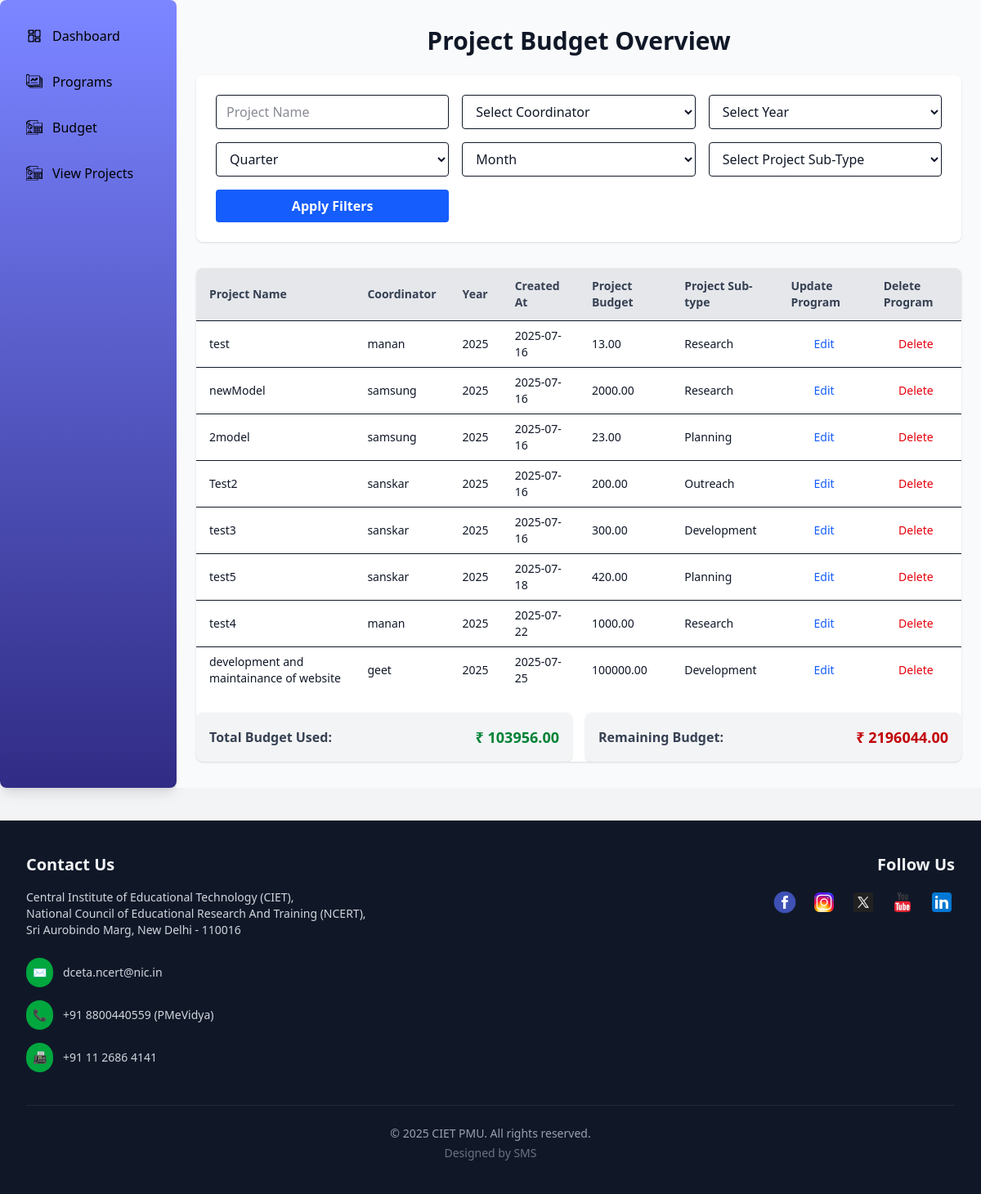
The app's page /view_projects/, older data.
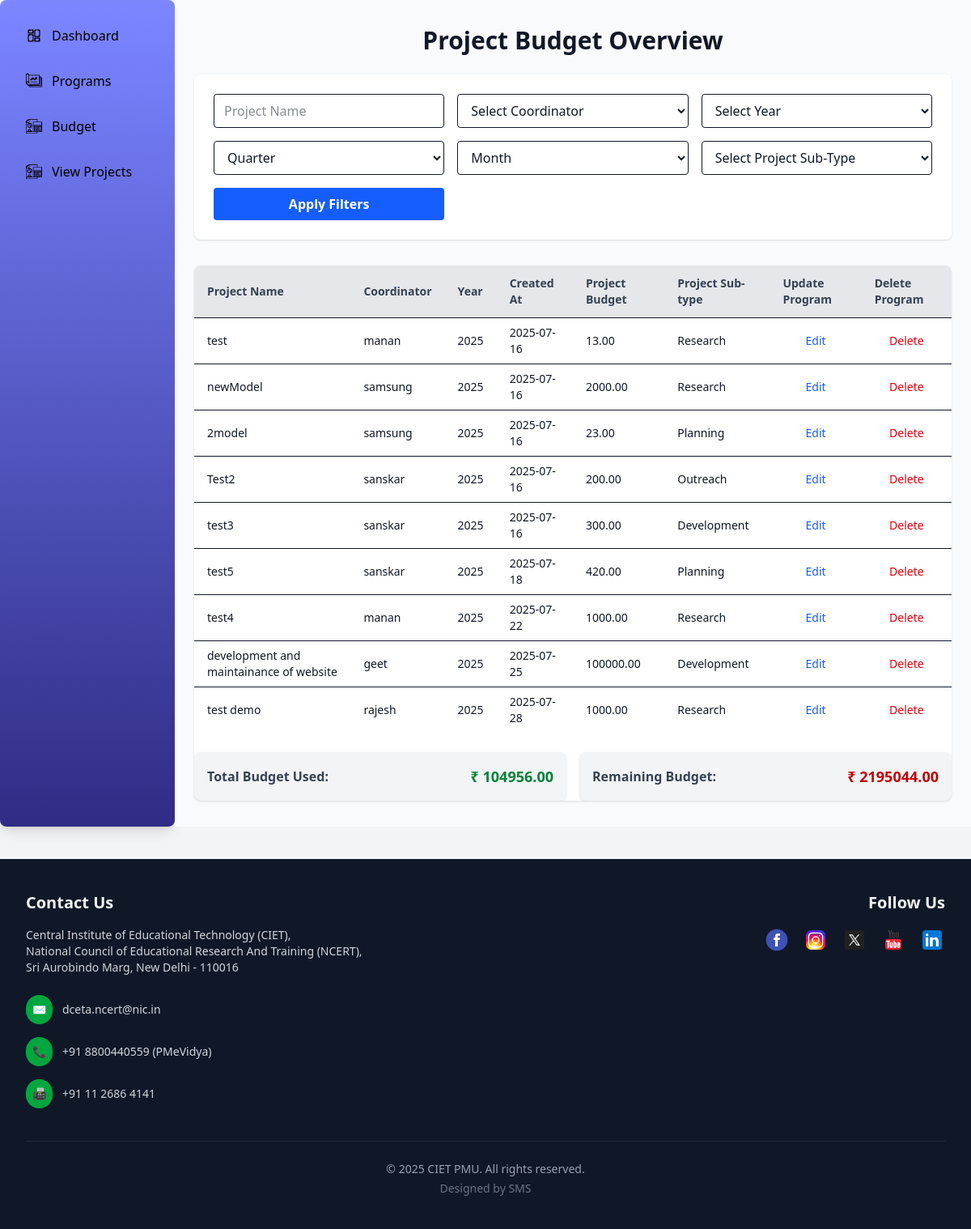
The same page, newer data.
### admin_dashboard/models.py (models this page shows)
class Program(models.Model):
    type = models.TextField(blank=True, null=True)
    title = models.TextField()
    coordinator = models.ForeignKey('User', models.DO_NOTHING)
    annual_budget = models.ForeignKey(Annualbudget, models.DO_NOTHING)
    created_at = models.DateTimeField(default=timezone.now)
    updated_at = models.DateTimeField(default=timezone.now)
    program_budget = models.DecimalField(decimal_places=2, max_digits=12)
    program_sub_type = models.TextField()
    class Meta:
        managed = False
        db_table = 'Program'

class User(models.Model):
    username = models.TextField(unique=True)
    password = models.TextField()
    role = models.TextField(blank=True, null=True)
    name = models.TextField()
    email = models.TextField(unique=True)
    class Meta:
        managed = False
        db_table = 'User'

class Annualbudget(models.Model):
    year = models.IntegerField()
    budget = models.DecimalField(max_digits=12, decimal_places=2)  # max_digits and decimal_places have been guessed, as this database handles decimal fields as float
    created_at = models.DateTimeField(blank=True, null=True)
    updated_at = models.DateTimeField(blank=True, null=True)
    class Meta:
        managed = False
        db_table = 'AnnualBudget'
        get_latest_by = 'year'

### admin_dashboard/views.py (the view)
# urls.py: path('view_projects/', views.view_projects, name='view_projects'),
def view_projects(request):
    coordinators, years, months, projects, total_used_budget, remaining_budget = helper_filter(request)
    return render(request, 'admin_dashboard/view_projects.html', {
        'coordinators': coordinators,
        'years': years,
        'months': months,
        'projects': projects,
        'total_used_budget':total_used_budget,
        'remaining_budget':remaining_budget,
    })

### admin_dashboard/templates/admin_dashboard/view_projects.html (shortened to what this page needs)
{% extends "layout.html" %}
{% load static %}
{% load static tailwind_tags %}
{% block content %}
<div class="flex min-h-screen">
    {% include "partials/admin_sidebar.html" %}
  <div class="flex-1 overflow-y-auto px-6 py-8 bg-gray-50">
    <h1 class="text-3xl font-bold mb-6 text-center">Project Budget Overview</h1>
    <form method="POST" class="bg-white rounded-lg shadow p-6 grid grid-cols-1 md:grid-cols-3 gap-4 mb-8">
      <input type="text" name="project_name" placeholder="Project Name" class="border rounded px-3 py-2" />
      <select name="coordinator" class="border rounded px-3 py-2">
        <option value="">Select Coordinator</option>
      </select>
      <select name="year" class="border rounded px-3 py-2">
          <option value="">Select Year</option>
      </select>
      <select name="quarter" class="border rounded px-3 py-2">
        <option value="">Quarter</option>
      </select>
      <select name="month" class="border rounded px-3 py-2">
        <option value="">Month</option>
      </select>
      <select name="sub_type" class="border rounded px-3 py-2">
        <option value="">Select Project Sub-Type</option>
      </select>
      <button type="submit" class="w-full bg-blue-600 hover:bg-blue-700 cursor-pointer text-white font-semibold py-2 rounded">Apply Filters</button>
    </form>
    {% if projects %}
    <div class="overflow-x-auto bg-white rounded-lg shadow">
      <table class="min-w-full table-auto">
        <thead class="bg-gray-200 text-gray-700 text-sm">
          <tr>
            <th class="px-4 py-3 text-left">Project Name</th>
            <th class="px-4 py-3 text-left">Coordinator</th>
            <th class="px-4 py-3 text-left">Year</th>
            <th class="px-4 py-3 text-left">Created At</th>
            <th class="px-4 py-3 text-left">Project Budget</th>
            <th class="px-4 py-3 text-left">Project Sub-type</th>
            <th class="px-4 py-3 text-left">Update Program</th>
            <th class="px-4 py-3 text-left">Delete Program</th>
          </tr>
        </thead>
        <tbody class="text-sm">
          {% for project in projects %}
          <tr class="border-t hover:bg-gray-50">
            <td class="px-4 py-2">{{ project.title }}</td>
            <td class="px-4 py-2">{{ project.coordinator.username }}</td>
            <td class="px-4 py-2">{{ project.annual_budget.year }}</td>
            <td class="px-4 py-2">{{ project.created_at|date:"Y-m-d" }}</td>
            <td class="px-4 py-2">{{ project.program_budget }}</td>
            <td class="px-4 py-2">{{ project.program_sub_type }}</td>
            <td class="px-4 py-2 text-center">
              <a href="{% url 'edit_project' project.id %}" class="text-blue-600 hover:underline hover:text-blue-800 text-sm">Edit</a>
            </td>
            <td class="px-4 py-2 text-center">
              <a href="{% url 'delete_project' project.id %}"
              class="text-red-600 hover:underline hover:text-red-800 text-sm"
              onclick="return confirm('Are you sure you want to delete this project?');">Delete</a>
            </td>
          </tr>
          {% endfor %}
        </tbody>
      </table>
      <div class="mt-6 grid grid-cols-1 sm:grid-cols-2 gap-4">
        <div class="bg-gray-100 rounded-lg shadow p-4 flex items-center justify-between font-semibold">
        <span class="text-gray-700">Total Budget Used:</span>
        <span class="text-green-700 text-lg font-bold">₹ {{ total_used_budget }}</span>
      </div>
      <div class="bg-gray-100 rounded-lg shadow p-4 flex items-center justify-between font-semibold">
        <span class="text-gray-700">Remaining Budget:</span>
        <span class="text-red-700 text-lg font-bold">₹ {{ remaining_budget }}</span>
      </div>
</div>
    </div>
    {% else %}
      <p class="text-center text-gray-600 mt-6">No results found for selected filters.</p>
    {% endif %}
  </div>
</div>
{% endblock %}

Row changes from the older to the newer data that the page shows:
added Program: title "test demo", coordinator.username "rajesh", annual_budget.year "2025", created_at "2025-07-28", program_budget "1000.00", program_sub_type "Research"
Text that changed along with them:
{{ total_used_budget }}: "103956.00" → "104956.00"
{{ remaining_budget }}: "2196044.00" → "2195044.00"
